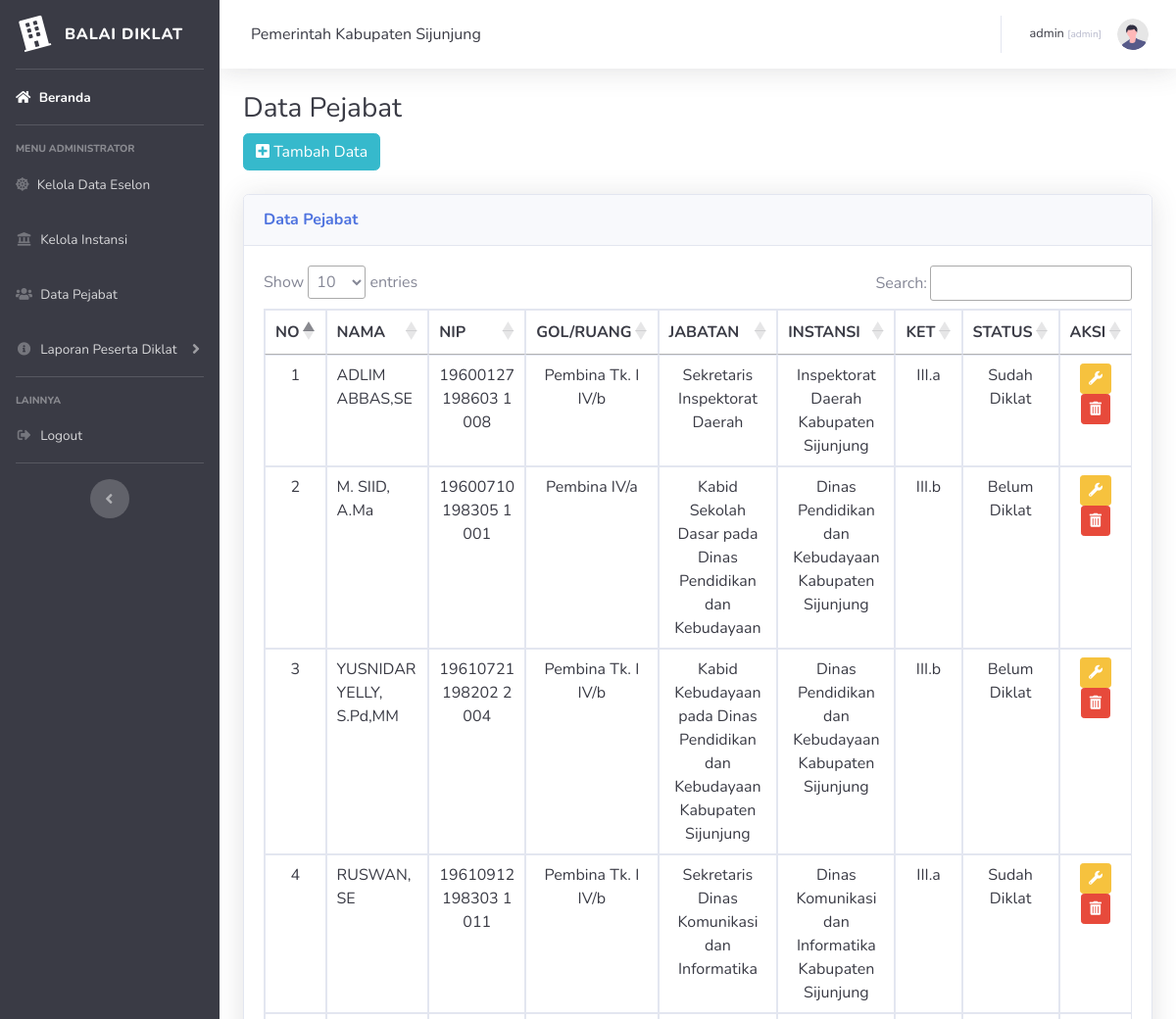
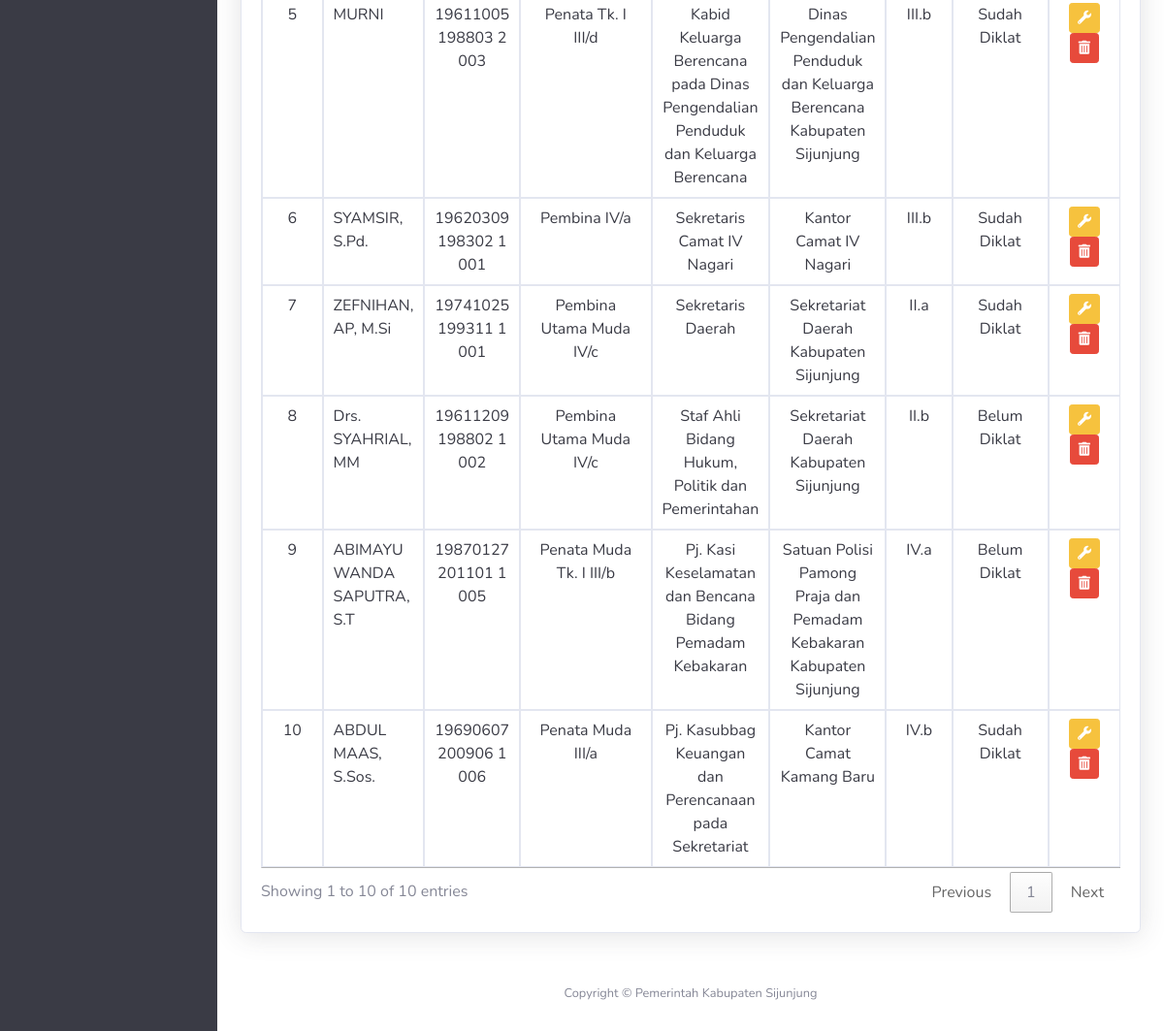
Page /pages/backend/index.php?page=pejabat/viewpjb (signed in) on the committed database (2 pictures, top to bottom).
### tables this page shows
CREATE TABLE `tb_pejabat` (
  `id_pejabat` int(11) NOT NULL,
  `namapjb` varchar(50) NOT NULL,
  `nip` varchar(25) NOT NULL,
  `gol` varchar(25) NOT NULL,
  `jabatan` varchar(150) NOT NULL,
  `namains` varchar(255) NOT NULL,
  `ket` varchar(15) NOT NULL,
  `status` varchar(50) NOT NULL
);

### pages/backend/index.php (called while the page is built, shortened)
<?php
include 'component/header.php';
include 'component/sidebar.php';
include 'content.php';
include 'component/footer.php';
?>

### pages/backend/pejabat/viewpjb.php (the view, shortened to what this page needs)
<?php
 $pejabat = $conn->query("SELECT * FROM tb_pejabat");
?>
 <h1 class="h3 mb-2 text-gray-900">Data Pejabat</h1>
 <a href="index.php?page=pejabat/addpjb" class="btn btn-info btn-md"><i class="fas fa-plus-square"></i> Tambah Data</a>
 <br><br>
 <div class="card shadow mb-4">
     <div class="card-header py-3">
         <h6 class="m-0 font-weight-bold text-primary">Data Pejabat</h6>
     </div>
     <div class="card-body">
         <div class="table-responsive">
             <table class="table table-bordered text-center text-gray-900" id="table_eselon" width="100%" cellspacing="0">
                 <thead>
                     <tr>
                         <th>NO</th>
                         <th>NAMA</th>
                         <th>NIP</th>
                         <th>GOL/RUANG</th>
                         <th>JABATAN</th>
                         <th>INSTANSI</th>
                         <th>KET</th>
                         <th>STATUS</th>
                         <th>AKSI</th>
                     </tr>
                 </thead>
                 <tbody>
                     <?php $no=1; ?>
                     <?php foreach ( $pejabat as $key => $value ) : ?>
                     <tr>
                         <td><?= $no++; ?></td>
                         <td class="text-left"><?= $value['namapjb']; ?></td>
                         <td><?= $value['nip']; ?></td>
                         <td><?= $value['gol']; ?></td>
                         <td><?= $value['jabatan']; ?></td>
                         <td><?= $value['namains']; ?></td>
                         <td><?= $value['ket']; ?></td>
                         <td><?= $value['status']; ?></td>
                         <td>
                            <a href="index.php?page=pejabat/editpjb&id=<?= $value['id_pejabat']; ?>" class="btn btn-warning btn-sm"><i class="fas fa-wrench"></i></a>
                            <a onclick="return confirm('Apakah anda yakin ingin mengapus data?')" href="index.php?page=pejabat/deletepjb&id=<?= $value['id_pejabat']; ?>" class="btn btn-danger btn-sm"><i class="fas fa-trash-alt"></i></a>
                         </td>
                     </tr>
                     <?php endforeach; ?>
                 </tbody>
             </table>
         </div>
     </div>
 </div>

### rows in the picture
tb_pejabat: namapjb "ADLIM ABBAS,SE", nip "19600127 198603 1 008", gol "Pembina Tk. I IV/b", jabatan "Sekretaris Inspektorat Daerah", namains "Inspektorat Daerah Kabupaten Sijunjung", ket "III.a", status "Sudah Diklat"
tb_pejabat: namapjb "M. SIID, A.Ma", nip "19600710 198305 1 001", gol "Pembina IV/a", jabatan "Kabid Sekolah Dasar pada Dinas Pendidikan dan Kebudayaan", namains "Dinas Pendidikan dan Kebudayaan Kabupaten Sijunjung", ket "III.b", status "Belum Diklat"
tb_pejabat: namapjb "YUSNIDAR YELLY, S.Pd,MM", nip "19610721 198202 2 004", gol "Pembina Tk. I IV/b", jabatan "Kabid Kebudayaan pada Dinas Pendidikan dan Kebudayaan Kabupaten Sijunjung", namains "Dinas Pendidikan dan Kebudayaan Kabupaten Sijunjung", ket "III.b", status "Belum Diklat"
tb_pejabat: namapjb "RUSWAN, SE", nip "19610912 198303 1 011", gol "Pembina Tk. I IV/b", jabatan "Sekretaris Dinas Komunikasi dan Informatika", namains "Dinas Komunikasi dan Informatika Kabupaten Sijunjung", ket "III.a", status "Sudah Diklat"
tb_pejabat: namapjb "MURNI", nip "19611005 198803 2 003", gol "Penata Tk. I III/d", jabatan "Kabid Keluarga Berencana pada Dinas Pengendalian Penduduk dan Keluarga Berencana", namains "Dinas Pengendalian Penduduk dan Keluarga Berencana Kabupaten Sijunjung", ket "III.b", status "Sudah Diklat"
tb_pejabat: namapjb "SYAMSIR, S.Pd.", nip "19620309 198302 1 001", gol "Pembina IV/a", jabatan "Sekretaris Camat IV Nagari", namains "Kantor Camat IV Nagari", ket "III.b", status "Sudah Diklat"
tb_pejabat: namapjb "ZEFNIHAN, AP, M.Si", nip "19741025 199311 1 001", gol "Pembina Utama Muda IV/c", jabatan "Sekretaris Daerah", namains "Sekretariat Daerah Kabupaten Sijunjung", ket "II.a", status "Sudah Diklat"
tb_pejabat: namapjb "Drs. SYAHRIAL, MM", nip "19611209 198802 1 002", gol "Pembina Utama Muda IV/c", jabatan "Staf Ahli Bidang Hukum, Politik dan Pemerintahan", namains "Sekretariat Daerah Kabupaten Sijunjung", ket "II.b", status "Belum Diklat"
tb_pejabat: namapjb "ABIMAYU WANDA SAPUTRA, S.T", nip "19870127 201101 1 005", gol "Penata Muda Tk. I III/b", jabatan "Pj. Kasi Keselamatan dan Bencana Bidang Pemadam Kebakaran", namains "Satuan Polisi Pamong Praja dan Pemadam Kebakaran Kabupaten Sijunjung", ket "IV.a", status "Belum Diklat"
tb_pejabat: namapjb "ABDUL MAAS, S.Sos.", nip "19690607 200906 1 006", gol "Penata Muda III/a", jabatan "Pj. Kasubbag Keuangan dan Perencanaan pada Sekretariat", namains "Kantor Camat Kamang Baru", ket "IV.b", status "Sudah Diklat"

### other values in the picture
$_SESSION['username'] "admin"
$_SESSION['level'] "admin"
